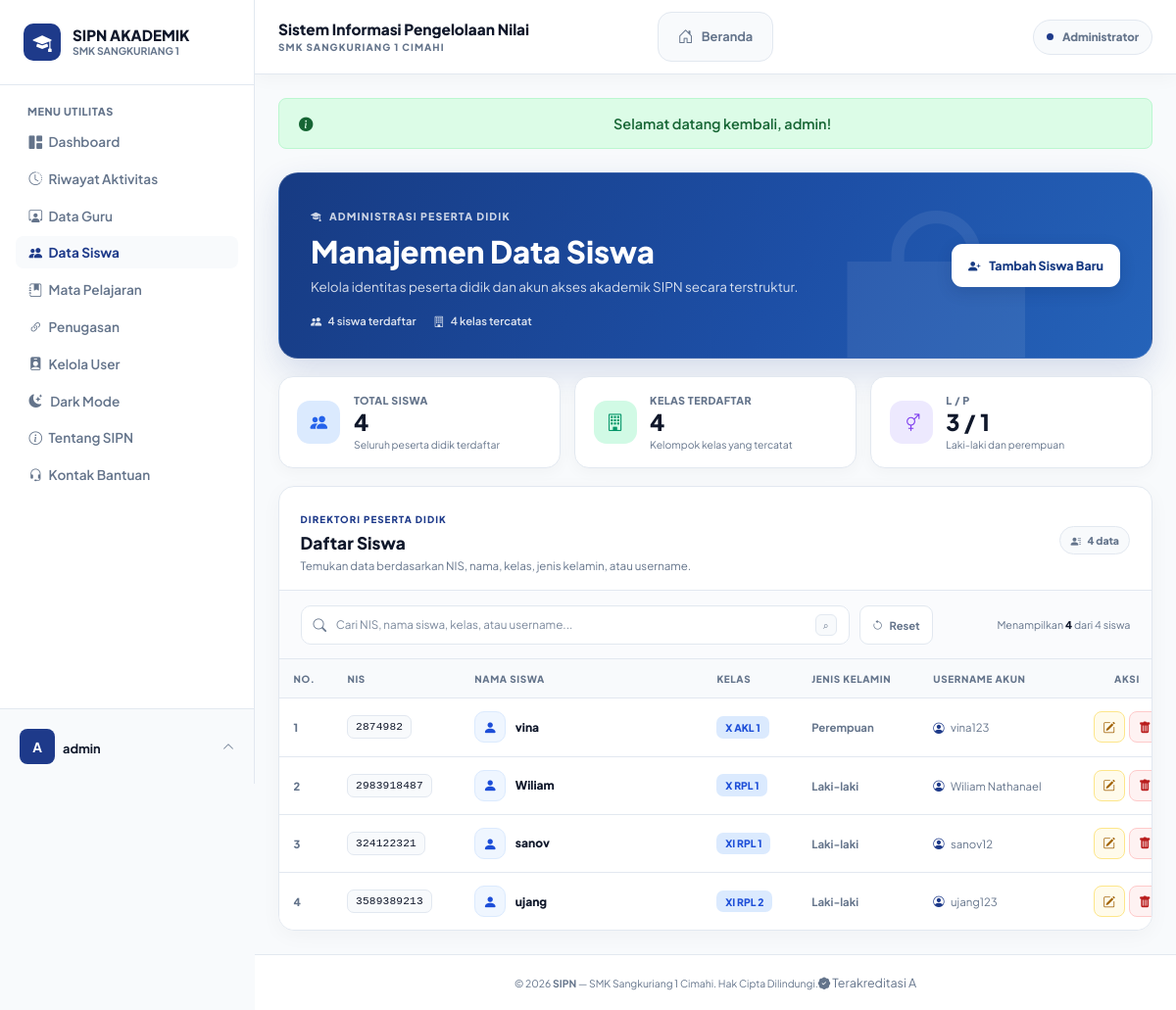
Page /admin/data_siswa.php (signed in) on the earlier database version.
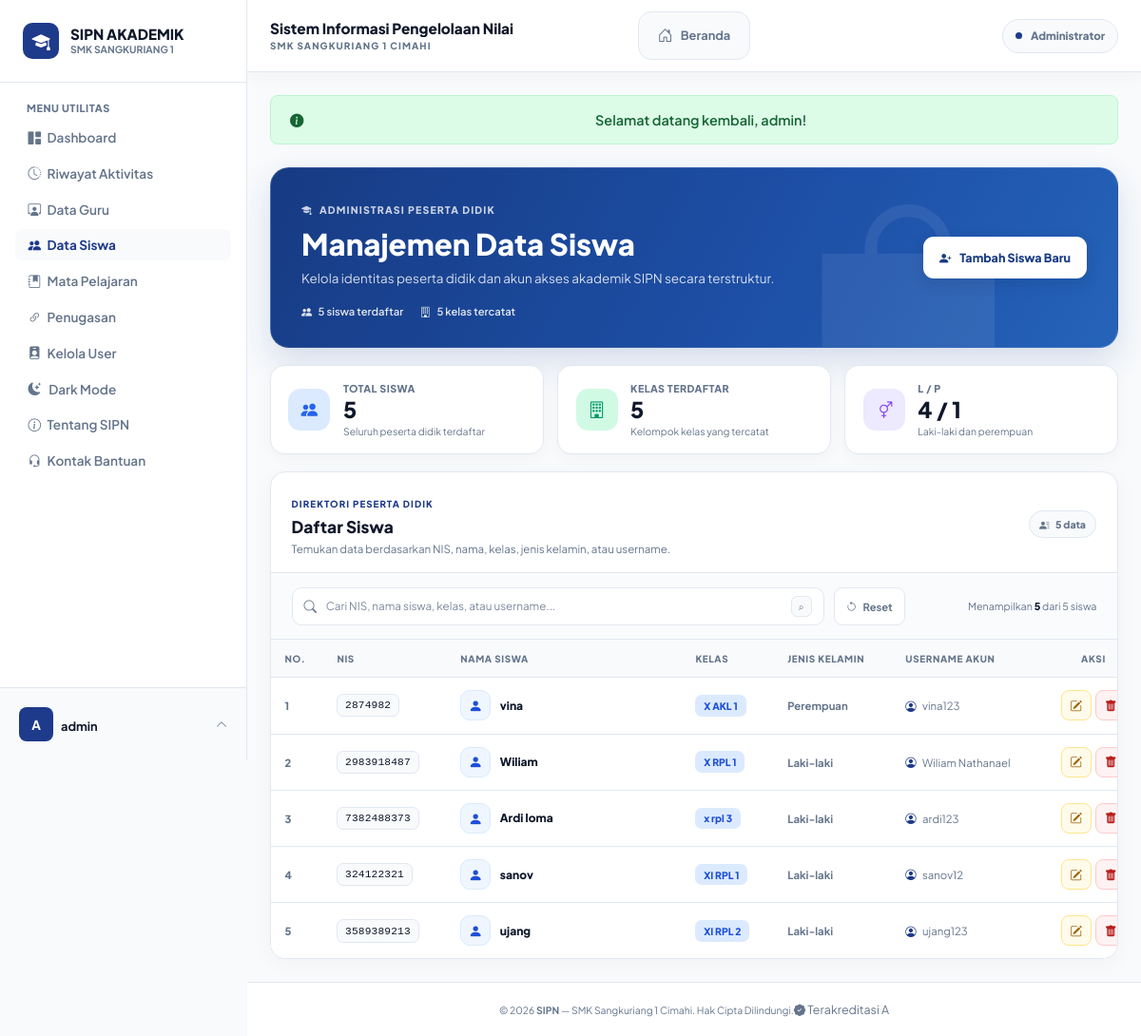
Same page on the later database version.
### tables this page shows
CREATE TABLE `siswa` (
  `id` int(11) NOT NULL,
  `nis` varchar(10) NOT NULL,
  `nama` varchar(100) NOT NULL,
  `kelas` varchar(10) NOT NULL,
  `jenis_kelamin` enum('L','P') NOT NULL,
  `user_id` int(11) NOT NULL
);

CREATE TABLE `users` (
  `id` int(11) NOT NULL,
  `username` varchar(50) NOT NULL,
  `password` varchar(255) NOT NULL,
  `role` enum('admin','guru','siswa') NOT NULL,
  `foto` varchar(255) DEFAULT NULL,
  `created_at` timestamp NULL DEFAULT current_timestamp()
);

### admin/data_siswa.php (called while the page is built, shortened)
<?php
require_once __DIR__ . '/../includes/helper_cek_login.php';
$query = "SELECT s.*, u.username FROM siswa s JOIN users u ON s.user_id = u.id ORDER BY s.kelas ASC, s.nama ASC";
$result = mysqli_query($conn, $query);
$students = [];
if ($result) {
    while ($row = mysqli_fetch_assoc($result)) {
        $students[] = $row;
    }
}
require_once __DIR__ . '/../includes/template_header.php';
require __DIR__ . '/views/data_siswa_view.php';
require_once __DIR__ . '/../includes/template_footer.php';

### admin/views/data_siswa_view.php (the view, shortened to what the rows shown need)
<div class="sipn-admin-data-page sipn-admin-data-page--siswa">
    <header class="sipn-admin-data-hero sipn-admin-data-enter" style="--admin-enter-delay: 0ms;">
        <div class="sipn-admin-data-hero__copy">
            <h1>Manajemen Data Siswa</h1>
        </div>
    </header>
    <section class="sipn-admin-data-panel sipn-admin-data-enter" style="--admin-enter-delay: 225ms;" aria-labelledby="studentTableTitle">
        <div class="sipn-admin-data-panel__heading">
            <div>
                <h2 id="studentTableTitle">Daftar Siswa</h2>
            </div>
        </div>
        <div class="sipn-admin-data-table-wrap">
            <table class="sipn-admin-data-table" data-admin-search-table>
                <thead><tr>
                    <th class="sipn-admin-data-col-number">No.</th>
                    <th>NIS</th>
                    <th>Nama Siswa</th>
                    <th>Kelas</th>
                    <th>Jenis Kelamin</th>
                    <th>Username Akun</th>
                    <th class="sipn-admin-data-col-action">Aksi</th>
                </tr></thead>
                <tbody>
                <?php if ($students): ?>
                    <?php foreach ($students as $index => $row): ?>
                    <tr data-admin-search-row style="--admin-row-delay: <?= min($index, 12) * 45; ?>ms;">
                        <td class="sipn-admin-data-number"><?= $index + 1; ?></td>
                        <td><span class="sipn-admin-data-code"><?= htmlspecialchars((string) $row['nis'], ENT_QUOTES, 'UTF-8'); ?></span></td>
                        <td><div class="sipn-admin-data-person"><span class="sipn-admin-data-avatar"><i class="bi bi-person-fill" aria-hidden="true"></i></span><strong><?= htmlspecialchars((string) $row['nama'], ENT_QUOTES, 'UTF-8'); ?></strong></div></td>
                        <td><span class="sipn-admin-data-pill is-blue"><?= htmlspecialchars((string) $row['kelas'], ENT_QUOTES, 'UTF-8'); ?></span></td>
                        <td><span class="sipn-admin-data-gender"><?= ($row['jenis_kelamin'] ?? '') === 'L' ? 'Laki-laki' : 'Perempuan'; ?></span></td>
                        <td><span class="sipn-admin-data-username"><i class="bi bi-person-circle" aria-hidden="true"></i><?= htmlspecialchars((string) $row['username'], ENT_QUOTES, 'UTF-8'); ?></span></td>
                        <td class="sipn-admin-data-actions" data-search-ignore>
                            <button type="button" class="sipn-admin-icon-button is-edit" data-modal-target="#modalEdit<?= (int) $row['id']; ?>" title="Edit data siswa" aria-label="Edit <?= htmlspecialchars((string) $row['nama'], ENT_QUOTES, 'UTF-8'); ?>"><i class="bi bi-pencil-square" aria-hidden="true"></i></button>
                            <button type="button" class="sipn-admin-icon-button is-delete" data-modal-target="#modalHapus<?= (int) $row['id']; ?>" title="Hapus data siswa" aria-label="Hapus <?= htmlspecialchars((string) $row['nama'], ENT_QUOTES, 'UTF-8'); ?>"><i class="bi bi-trash-fill" aria-hidden="true"></i></button>
                        </td>
                    </tr>
                    <?php endforeach; ?>
                <?php else: ?>
                    <tr><td colspan="7" class="sipn-admin-data-empty"><i class="bi bi-folder2-open" aria-hidden="true"></i><strong>Belum ada data siswa</strong><span>Tambahkan data siswa untuk mulai mengelola akun peserta didik.</span></td></tr>
                <?php endif; ?>
                </tbody>
            </table>
        </div>
    </section>
</div>

Differences in the rows shown:
added siswa: min($index, 12) * 45 90 (drawn), nis "7382488373", nama "Ardi loma", kelas "x rpl 3", jenis_kelamin "Laki-laki", user.username "ardi123"
Other differences:
$total_siswa: "4" → "5"
$total_kelas: "4" → "5"
$total_siswa_laki: "3" → "4"
